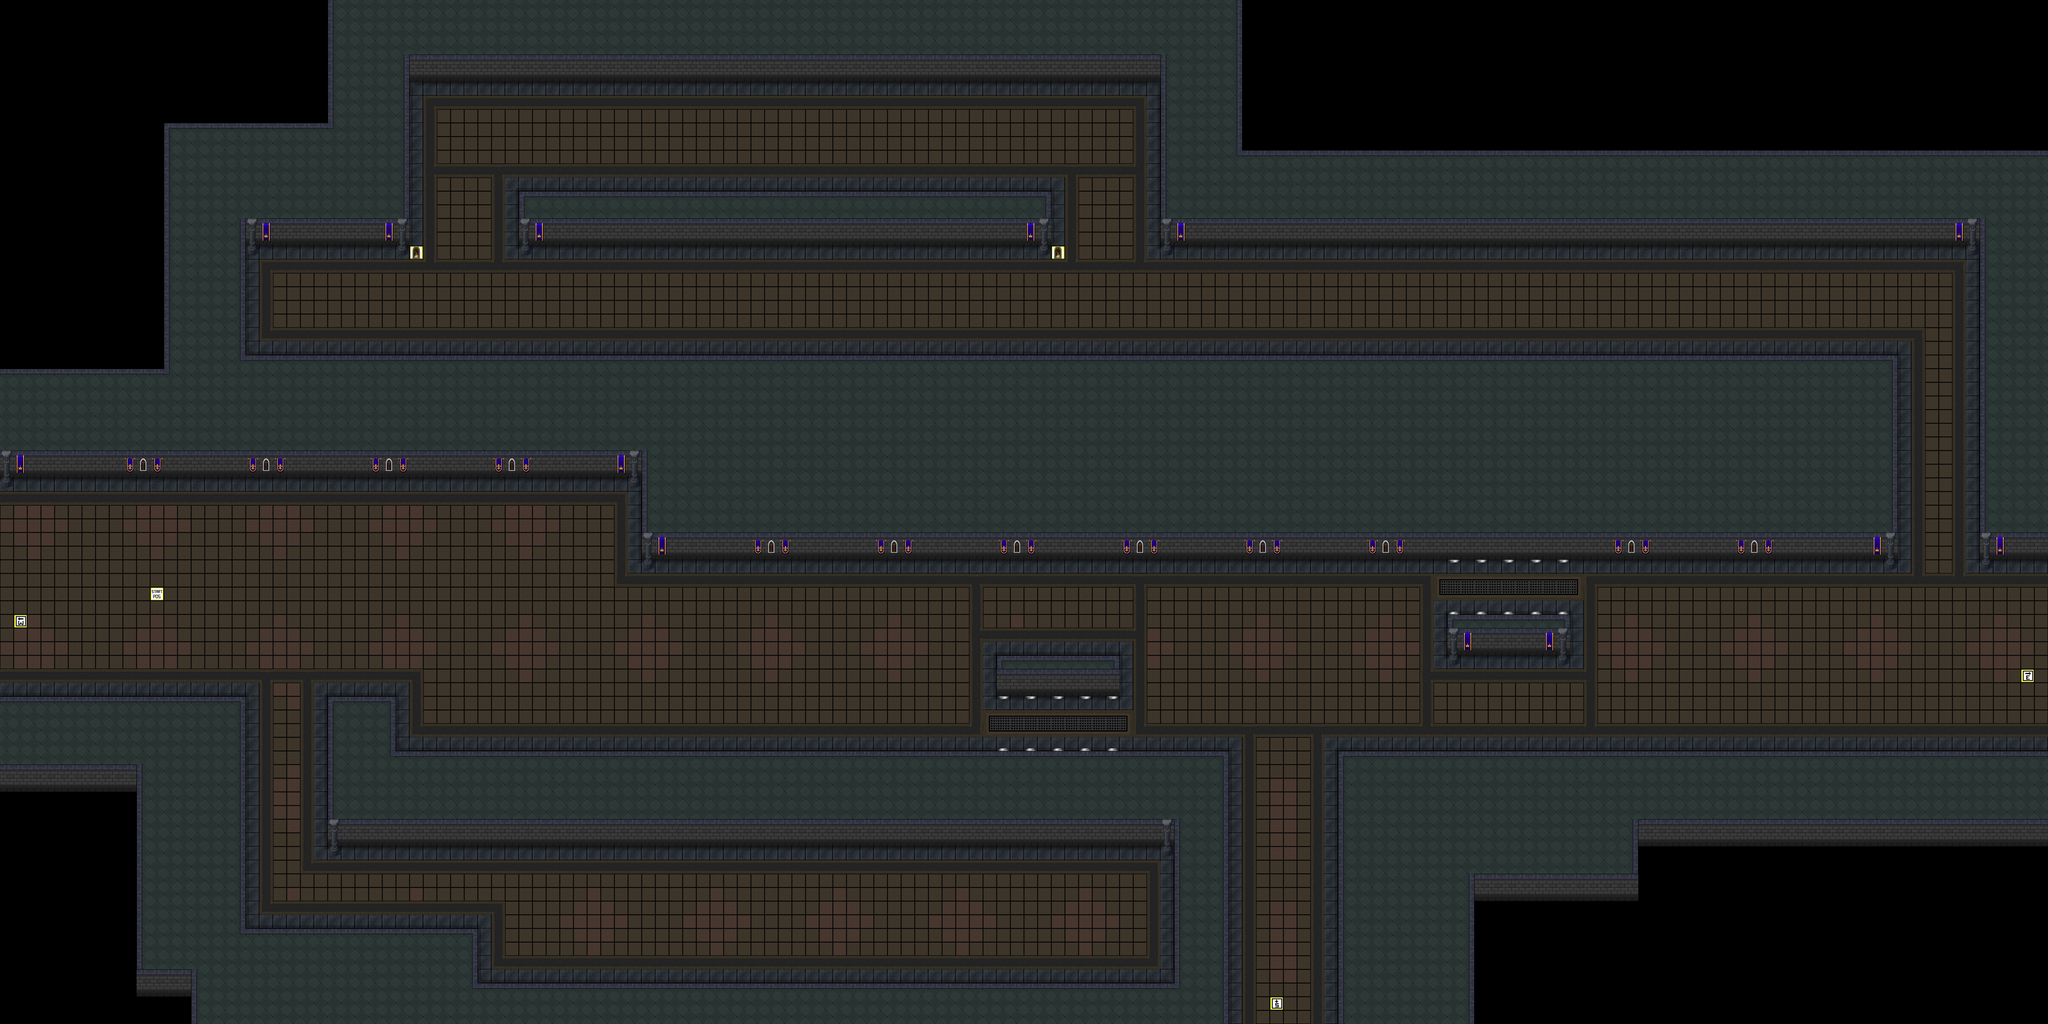

A level layout from a 2D game, rendered from its tile map. Below: a short description, then the map file with tile-grid data replaced by summaries:
An orthogonal 150x75 tile map with 64x64 px tiles, 3 tile layers (game tiles, extra game tiles, marker tiles), 2 tilesets and 27 objects (17x Collision, 10x Laser).

<map version="1.5" tiledversion="1.6.0" orientation="orthogonal" renderorder="left-up" compressionlevel="0" width="150" height="75" tilewidth="64" tileheight="64" infinite="0" nextlayerid="84" nextobjectid="938">
 <tileset firstgid="1" name="marker_tiles" tilewidth="64" tileheight="64" tilecount="100" columns="10">
  <image source="marker_tiles.png" width="640" height="640" />
 </tileset>
 <tileset firstgid="101" name="tileset2" tilewidth="64" tileheight="64" tilecount="616" columns="22">
  <image source="tileset2.png" width="1408" height="1792" />
 </tileset>
 <layer id="81" name="game tiles" width="150" height="75">
  <data>[11250 cells, 9493 non-empty, 40 distinct tile ids]</data>
 </layer>
 <layer id="82" name="extra game tiles" width="150" height="75">
  <data>[11250 cells, 183 non-empty, 16 distinct tile ids]</data>
 </layer>
 <layer id="83" name="marker tiles" width="150" height="75">
  <data>[11250 cells, 6 non-empty, 5 distinct tile ids]</data>
 </layer>
 <objectgroup color="#ffaa00" id="66" name="collision" visible="0">
  <object id="871" name="Wall" type="Collision" x="0" y="3264" width="1152" height="1536" />
  <object id="872" name="Wall" type="Collision" x="3008" y="1664" width="5888" height="960" />
  <object id="900" name="Wall" type="Collision" x="5504" y="3520" width="256" height="1280" />
  <object id="901" name="Wall" type="Collision" x="0" y="1664" width="3008" height="576" />
  <object id="909" name="Laser" gid="6" x="4672" y="3520" width="64" height="64">
   <properties>
    <property name="direction" value="vertical" />
    <property name="height" type="int" value="4" />
    <property name="width" type="int" value="1" />
   </properties>
  </object>
  <object id="910" name="Laser" gid="6" x="4800" y="3520" width="64" height="64">
   <properties>
    <property name="direction" value="vertical" />
    <property name="height" type="int" value="4" />
    <property name="width" type="int" value="1" />
   </properties>
  </object>
  <object id="911" name="Laser" gid="6" x="4928" y="3520" width="64" height="64">
   <properties>
    <property name="direction" value="vertical" />
    <property name="height" type="int" value="4" />
    <property name="width" type="int" value="1" />
   </properties>
  </object>
  <object id="912" name="Laser" gid="6" x="5056" y="3520" width="64" height="64">
   <properties>
    <property name="direction" value="vertical" />
    <property name="height" type="int" value="4" />
    <property name="width" type="int" value="1" />
   </properties>
  </object>
  <object id="913" name="Laser" gid="6" x="5184" y="3520" width="64" height="64">
   <properties>
    <property name="direction" value="vertical" />
    <property name="height" type="int" value="4" />
    <property name="width" type="int" value="1" />
   </properties>
  </object>
  <object id="914" name="Laser" gid="6" x="6784" y="2880" width="64" height="64">
   <properties>
    <property name="direction" value="vertical" />
    <property name="height" type="int" value="4" />
    <property name="width" type="int" value="1" />
   </properties>
  </object>
  <object id="915" name="Laser" gid="6" x="6912" y="2880" width="64" height="64">
   <properties>
    <property name="direction" value="vertical" />
    <property name="height" type="int" value="4" />
    <property name="width" type="int" value="1" />
   </properties>
  </object>
  <object id="916" name="Laser" gid="6" x="7040" y="2880" width="64" height="64">
   <properties>
    <property name="direction" value="vertical" />
    <property name="height" type="int" value="4" />
    <property name="width" type="int" value="1" />
   </properties>
  </object>
  <object id="917" name="Laser" gid="6" x="7168" y="2880" width="64" height="64">
   <properties>
    <property name="direction" value="vertical" />
    <property name="height" type="int" value="4" />
    <property name="width" type="int" value="1" />
   </properties>
  </object>
  <object id="918" name="Laser" gid="6" x="7296" y="2880" width="64" height="64">
   <properties>
    <property name="direction" value="vertical" />
    <property name="height" type="int" value="4" />
    <property name="width" type="int" value="1" />
   </properties>
  </object>
  <object id="919" name="Wall" type="Collision" x="4672" y="3072" width="576" height="192" />
  <object id="920" name="Wall" type="Collision" x="6784" y="2880" width="576" height="192" />
  <object id="927" name="Wall" type="Collision" x="6272" y="3520" width="3328" height="1280" />
  <object id="928" name="Wall" type="Collision" x="2240" y="4608" width="3264" height="192" />
  <object id="929" name="Wall" type="Collision" x="1152" y="4352" width="1088" height="448" />
  <object id="930" name="Wall" type="Collision" x="1536" y="3264" width="320" height="256" />
  <object id="931" name="Wall" type="Collision" x="1536" y="3520" width="3968" height="448" />
  <object id="932" name="Wall" type="Collision" x="9280" y="1152" width="320" height="1472" />
  <object id="933" name="Wall" type="Collision" x="5440" y="0" width="4160" height="1152" />
  <object id="934" name="Wall" type="Collision" x="2432" y="896" width="2496" height="256" />
  <object id="935" name="Wall" type="Collision" x="1920" y="0" width="3520" height="384" />
  <object id="936" name="Wall" type="Collision" x="1152" y="0" width="768" height="1152" />
  <object id="937" name="Wall" type="Collision" x="0" y="0" width="1152" height="1664" />
 </objectgroup>
</map>
